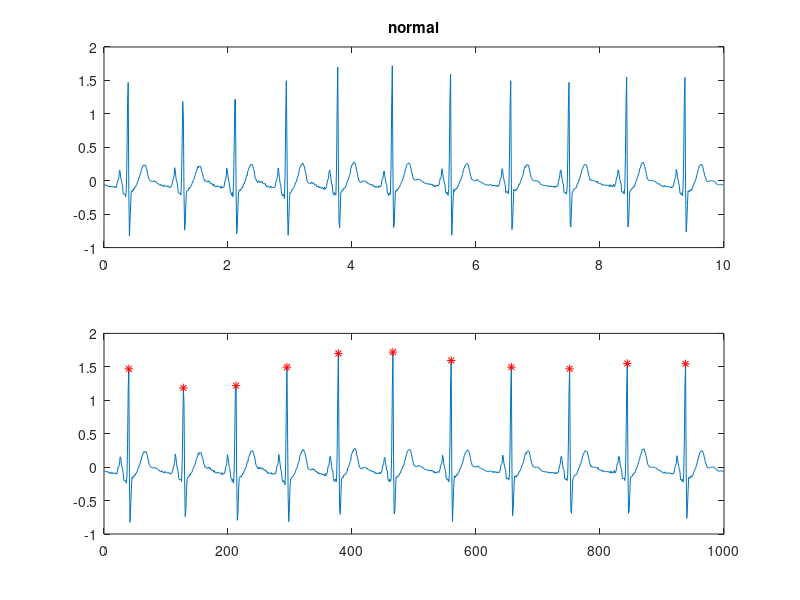

MATLAB code to generate this figure:
%% find the heart beath withouth findpeaks function


clear all
clc

data = load("data.mat");

a = data.ecg_data;
fs = data.fs;

T = 1;
a = a(1:1000);
N = length(a);
ts = 1/fs;

t = (0:N-1)*ts;
subplot(2,1,1)
plot(t,a);
title("normal");


treshold=0.56; %treshold for peak detection
peaks=[]; %peaks detection variables
peaks_locs=[];



for i=2:(length(a)-1)
    
    if a(i)>a(i-1) && a(i)>a(i+1) && a(i) >treshold
        peaks =[peaks a(i)];
        peaks_locs =[peaks_locs i];
    end
    
end


subplot(2,1,2);
plot(a);
hold on
plot(peaks_locs, peaks,"r*");

display(length(peaks));
